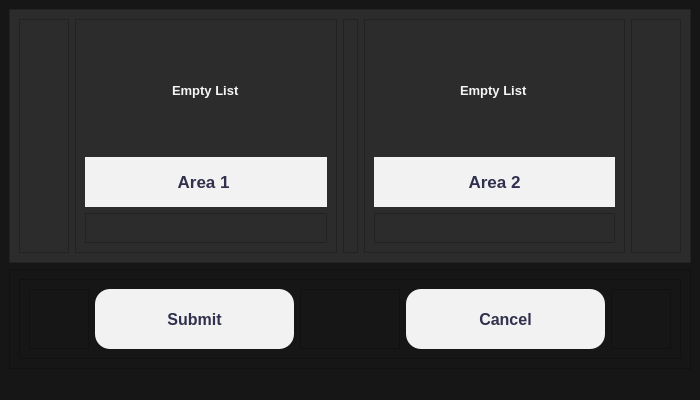
<?xml version="1.0" encoding="UTF-8"?>
<ui version="4.0">
 <class>setCoordinatesWindow</class>
 <widget class="QMainWindow" name="setCoordinatesWindow">
  <property name="geometry">
   <rect>
    <x>0</x>
    <y>0</y>
    <width>700</width>
    <height>400</height>
   </rect>
  </property>
  <property name="minimumSize">
   <size>
    <width>700</width>
    <height>400</height>
   </size>
  </property>
  <property name="maximumSize">
   <size>
    <width>700</width>
    <height>400</height>
   </size>
  </property>
  <property name="windowTitle">
   <string>Set Coordinates</string>
  </property>
  <property name="styleSheet">
   <string notr="true">background-color: rgb(22, 22, 22);</string>
  </property>
  <widget class="QWidget" name="centralwidget">
   <layout class="QVBoxLayout" name="verticalLayout">
    <item>
     <widget class="QFrame" name="frame">
      <property name="maximumSize">
       <size>
        <width>16777215</width>
        <height>300</height>
       </size>
      </property>
      <property name="styleSheet">
       <string notr="true">background-color: rgb(44, 44, 44);</string>
      </property>
      <property name="frameShape">
       <enum>QFrame::StyledPanel</enum>
      </property>
      <property name="frameShadow">
       <enum>QFrame::Raised</enum>
      </property>
      <layout class="QHBoxLayout" name="horizontalLayout">
       <item>
        <widget class="QFrame" name="frame_10">
         <property name="maximumSize">
          <size>
           <width>50</width>
           <height>16777215</height>
          </size>
         </property>
         <property name="frameShape">
          <enum>QFrame::StyledPanel</enum>
         </property>
         <property name="frameShadow">
          <enum>QFrame::Raised</enum>
         </property>
        </widget>
       </item>
       <item>
        <widget class="QFrame" name="frame_4">
         <property name="styleSheet">
          <string notr="true"/>
         </property>
         <property name="frameShape">
          <enum>QFrame::StyledPanel</enum>
         </property>
         <property name="frameShadow">
          <enum>QFrame::Raised</enum>
         </property>
         <layout class="QVBoxLayout" name="verticalLayout_2">
          <item alignment="Qt::AlignHCenter">
           <widget class="QLabel" name="Area1Lbl">
            <property name="font">
             <font>
              <pointsize>10</pointsize>
              <weight>75</weight>
              <bold>true</bold>
             </font>
            </property>
            <property name="styleSheet">
             <string notr="true">color: rgb(245, 245, 245);</string>
            </property>
            <property name="text">
             <string>Empty List</string>
            </property>
           </widget>
          </item>
          <item>
           <widget class="QPushButton" name="area1Btn">
            <property name="maximumSize">
             <size>
              <width>16777215</width>
              <height>50</height>
             </size>
            </property>
            <property name="font">
             <font>
              <pointsize>13</pointsize>
              <weight>75</weight>
              <bold>true</bold>
             </font>
            </property>
            <property name="styleSheet">
             <string notr="true">QPushButton{
color: rgb(49, 48, 77);
	background-color: rgb(242, 242, 242);
border-radius: 30px;
}
QPushButton:hover {
	background-color: rgb(204, 204, 204);
	color: rgb(0, 0, 0);
}</string>
            </property>
            <property name="text">
             <string>Area 1 </string>
            </property>
           </widget>
          </item>
          <item>
           <widget class="QFrame" name="frame_12">
            <property name="maximumSize">
             <size>
              <width>16777215</width>
              <height>30</height>
             </size>
            </property>
            <property name="frameShape">
             <enum>QFrame::StyledPanel</enum>
            </property>
            <property name="frameShadow">
             <enum>QFrame::Raised</enum>
            </property>
           </widget>
          </item>
         </layout>
        </widget>
       </item>
       <item>
        <widget class="QFrame" name="frame_11">
         <property name="maximumSize">
          <size>
           <width>15</width>
           <height>16777215</height>
          </size>
         </property>
         <property name="frameShape">
          <enum>QFrame::StyledPanel</enum>
         </property>
         <property name="frameShadow">
          <enum>QFrame::Raised</enum>
         </property>
        </widget>
       </item>
       <item>
        <widget class="QFrame" name="frame_3">
         <property name="frameShape">
          <enum>QFrame::StyledPanel</enum>
         </property>
         <property name="frameShadow">
          <enum>QFrame::Raised</enum>
         </property>
         <layout class="QVBoxLayout" name="verticalLayout_3">
          <item alignment="Qt::AlignHCenter">
           <widget class="QLabel" name="Area2Lbl">
            <property name="font">
             <font>
              <pointsize>10</pointsize>
              <weight>75</weight>
              <bold>true</bold>
             </font>
            </property>
            <property name="styleSheet">
             <string notr="true">color: rgb(245, 245, 245);</string>
            </property>
            <property name="text">
             <string>Empty List</string>
            </property>
           </widget>
          </item>
          <item>
           <widget class="QPushButton" name="area2Btn">
            <property name="maximumSize">
             <size>
              <width>16777215</width>
              <height>50</height>
             </size>
            </property>
            <property name="font">
             <font>
              <pointsize>13</pointsize>
              <weight>75</weight>
              <bold>true</bold>
             </font>
            </property>
            <property name="styleSheet">
             <string notr="true">QPushButton{
color: rgb(49, 48, 77);
	background-color: rgb(242, 242, 242);
border-radius: 30px;
}
QPushButton:hover {
	background-color: rgb(204, 204, 204);
	color: rgb(0, 0, 0);
}</string>
            </property>
            <property name="text">
             <string>Area 2</string>
            </property>
           </widget>
          </item>
          <item>
           <widget class="QFrame" name="frame_13">
            <property name="maximumSize">
             <size>
              <width>16777215</width>
              <height>30</height>
             </size>
            </property>
            <property name="frameShape">
             <enum>QFrame::StyledPanel</enum>
            </property>
            <property name="frameShadow">
             <enum>QFrame::Raised</enum>
            </property>
           </widget>
          </item>
         </layout>
        </widget>
       </item>
       <item>
        <widget class="QFrame" name="frame_9">
         <property name="maximumSize">
          <size>
           <width>50</width>
           <height>16777215</height>
          </size>
         </property>
         <property name="frameShape">
          <enum>QFrame::StyledPanel</enum>
         </property>
         <property name="frameShadow">
          <enum>QFrame::Raised</enum>
         </property>
        </widget>
       </item>
      </layout>
     </widget>
    </item>
    <item>
     <widget class="QFrame" name="frame_2">
      <property name="maximumSize">
       <size>
        <width>16777215</width>
        <height>100</height>
       </size>
      </property>
      <property name="frameShape">
       <enum>QFrame::StyledPanel</enum>
      </property>
      <property name="frameShadow">
       <enum>QFrame::Raised</enum>
      </property>
      <layout class="QVBoxLayout" name="verticalLayout_4">
       <item>
        <widget class="QFrame" name="frame_5">
         <property name="frameShape">
          <enum>QFrame::StyledPanel</enum>
         </property>
         <property name="frameShadow">
          <enum>QFrame::Raised</enum>
         </property>
         <layout class="QHBoxLayout" name="horizontalLayout_2">
          <item>
           <widget class="QFrame" name="frame_6">
            <property name="maximumSize">
             <size>
              <width>60</width>
              <height>16777215</height>
             </size>
            </property>
            <property name="frameShape">
             <enum>QFrame::StyledPanel</enum>
            </property>
            <property name="frameShadow">
             <enum>QFrame::Raised</enum>
            </property>
           </widget>
          </item>
          <item>
           <widget class="QPushButton" name="submitBtn">
            <property name="maximumSize">
             <size>
              <width>500</width>
              <height>200</height>
             </size>
            </property>
            <property name="font">
             <font>
              <pointsize>12</pointsize>
              <weight>75</weight>
              <bold>true</bold>
             </font>
            </property>
            <property name="styleSheet">
             <string notr="true">QPushButton{
color: rgb(49, 48, 77);
	background-color: rgb(242, 242, 242);
border-radius: 15px;
}
QPushButton:hover {
	
	background-color: rgb(124, 198, 57);
color: rgb(203, 228, 222);
}</string>
            </property>
            <property name="text">
             <string>Submit</string>
            </property>
           </widget>
          </item>
          <item>
           <widget class="QFrame" name="frame_8">
            <property name="maximumSize">
             <size>
              <width>100</width>
              <height>16777215</height>
             </size>
            </property>
            <property name="frameShape">
             <enum>QFrame::StyledPanel</enum>
            </property>
            <property name="frameShadow">
             <enum>QFrame::Raised</enum>
            </property>
           </widget>
          </item>
          <item>
           <widget class="QPushButton" name="cancelBtn">
            <property name="maximumSize">
             <size>
              <width>500</width>
              <height>200</height>
             </size>
            </property>
            <property name="font">
             <font>
              <pointsize>12</pointsize>
              <weight>75</weight>
              <italic>false</italic>
              <bold>true</bold>
             </font>
            </property>
            <property name="styleSheet">
             <string notr="true">QPushButton{
color: rgb(49, 48, 77);
	background-color: rgb(242, 242, 242);
border-radius: 15px;
}
QPushButton:hover {
	background-color: rgb(240, 89, 65);
	color: rgb(203, 228, 222);
}</string>
            </property>
            <property name="text">
             <string>Cancel</string>
            </property>
           </widget>
          </item>
          <item>
           <widget class="QFrame" name="frame_7">
            <property name="maximumSize">
             <size>
              <width>60</width>
              <height>16777215</height>
             </size>
            </property>
            <property name="frameShape">
             <enum>QFrame::StyledPanel</enum>
            </property>
            <property name="frameShadow">
             <enum>QFrame::Raised</enum>
            </property>
           </widget>
          </item>
         </layout>
        </widget>
       </item>
      </layout>
     </widget>
    </item>
   </layout>
  </widget>
  <widget class="QMenuBar" name="menubar">
   <property name="geometry">
    <rect>
     <x>0</x>
     <y>0</y>
     <width>700</width>
     <height>21</height>
    </rect>
   </property>
  </widget>
  <widget class="QStatusBar" name="statusbar"/>
 </widget>
 <resources/>
 <connections/>
</ui>
